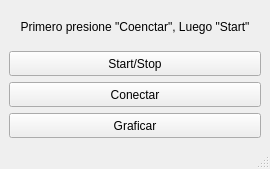
<?xml version="1.0" encoding="UTF-8"?>
<ui version="4.0">
 <class>MainWindow</class>
 <widget class="QMainWindow" name="MainWindow">
  <property name="geometry">
   <rect>
    <x>0</x>
    <y>0</y>
    <width>270</width>
    <height>169</height>
   </rect>
  </property>
  <property name="windowTitle">
   <string>MainWindow</string>
  </property>
  <widget class="QWidget" name="centralwidget">
   <layout class="QHBoxLayout" name="horizontalLayout">
    <item>
     <layout class="QVBoxLayout" name="verticalLayout">
      <item>
       <widget class="QLabel" name="label">
        <property name="minimumSize">
         <size>
          <width>250</width>
          <height>15</height>
         </size>
        </property>
        <property name="layoutDirection">
         <enum>Qt::LeftToRight</enum>
        </property>
        <property name="text">
         <string>Primero presione &quot;Coenctar&quot;, Luego &quot;Start&quot;</string>
        </property>
        <property name="alignment">
         <set>Qt::AlignCenter</set>
        </property>
       </widget>
      </item>
      <item>
       <widget class="QPushButton" name="pushButton">
        <property name="minimumSize">
         <size>
          <width>250</width>
          <height>25</height>
         </size>
        </property>
        <property name="text">
         <string>Start/Stop</string>
        </property>
       </widget>
      </item>
      <item>
       <widget class="QPushButton" name="pushButton_start_coppelia">
        <property name="minimumSize">
         <size>
          <width>250</width>
          <height>25</height>
         </size>
        </property>
        <property name="text">
         <string>Conectar</string>
        </property>
       </widget>
      </item>
      <item>
       <widget class="QPushButton" name="pushButton_lecture">
        <property name="minimumSize">
         <size>
          <width>250</width>
          <height>25</height>
         </size>
        </property>
        <property name="text">
         <string>Graficar</string>
        </property>
       </widget>
      </item>
     </layout>
    </item>
   </layout>
  </widget>
  <widget class="QMenuBar" name="menubar">
   <property name="geometry">
    <rect>
     <x>0</x>
     <y>0</y>
     <width>270</width>
     <height>21</height>
    </rect>
   </property>
  </widget>
  <widget class="QStatusBar" name="statusbar"/>
 </widget>
 <resources/>
 <connections/>
</ui>
